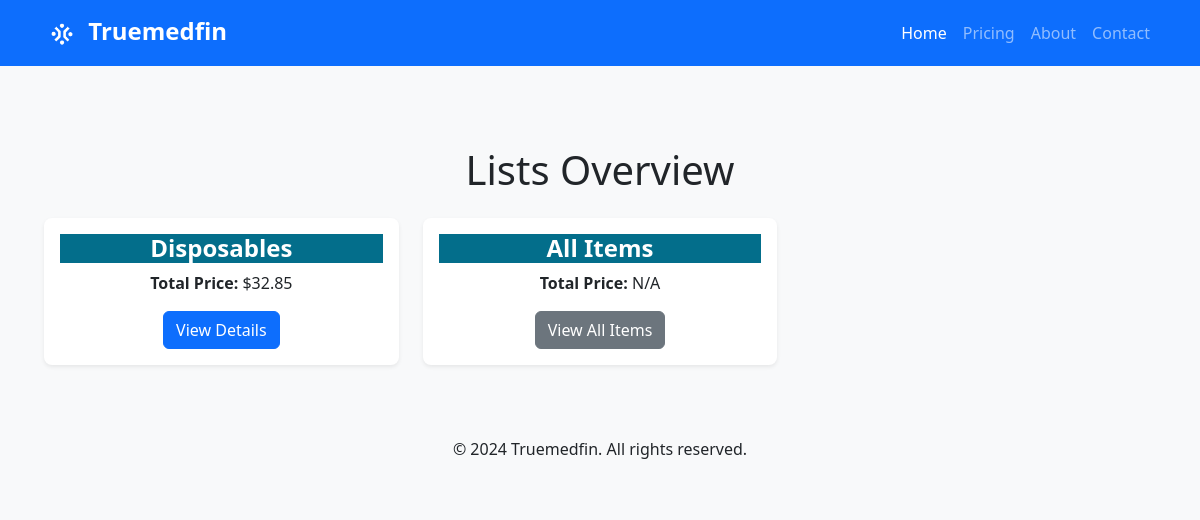
The app's page /pricing/lists, older data.
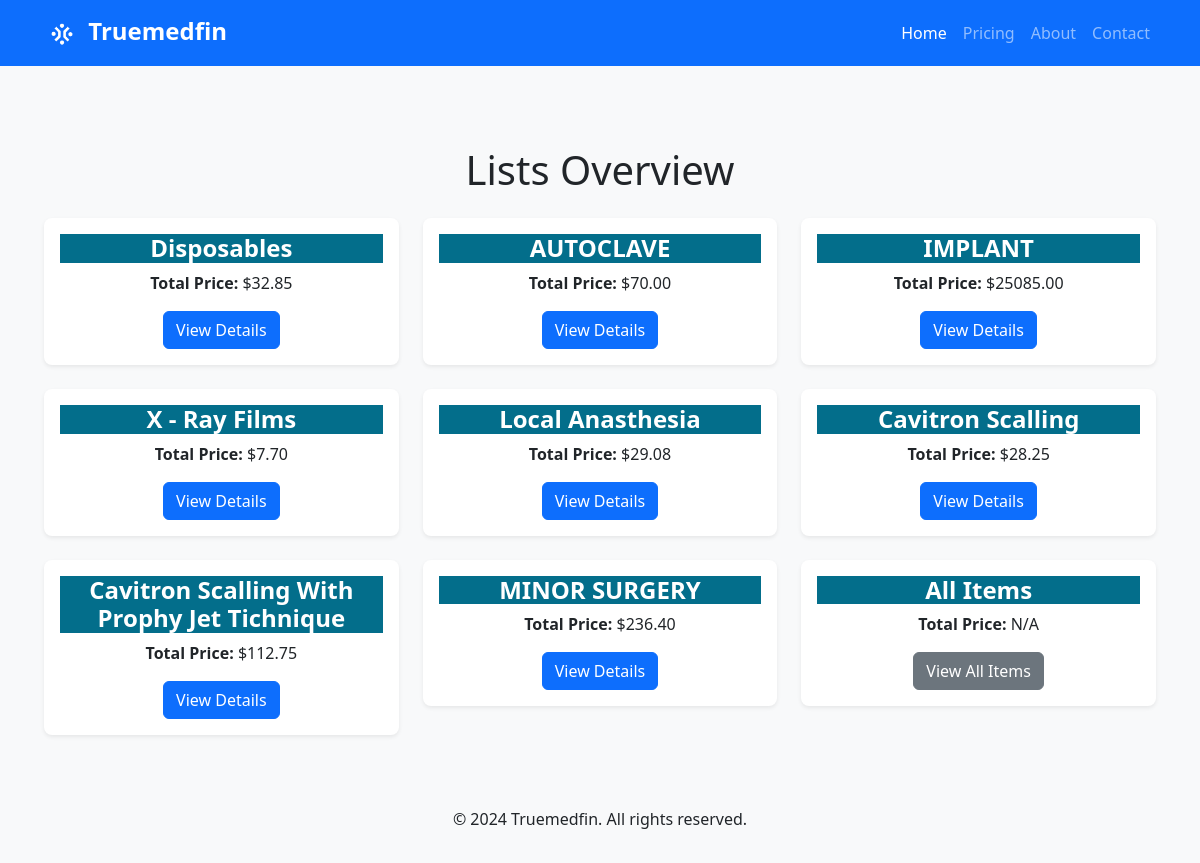
The same page, newer data.
### dashboard/models.py (models this page shows, shortened)
class List(models.Model):
    name = models.CharField(max_length=100)
    items = models.ManyToManyField(Item)
    def list_price(self):
        items = self.items.all()
        return sum(item.price() for item in items)

class Item(models.Model):
    name = models.CharField(max_length=100)
    package = models.IntegerField()
    number_of_pieces = models.IntegerField()
    def price(self):
        if self.number_of_pieces == 0 or self.package == 0:
            return 0
        return self.package / self.number_of_pieces

### dashboard/views.py (the view)
# urls.py: path('lists', ListView.as_view(), name='lists'),
class ListView(ListView):
    model = List
    template_name = 'lists.html'
    context_object_name = 'lists'

### templates/lists.html
{% extends "base.html" %} {% block title %}Lists{% endblock %} {% block content %}
<div class="container mt-5">
    <h1 class="text-center mb-4">Lists Overview</h1>
    <div class="row">
        {% for list in lists %}
        <div class="col-md-4">
            <div class="card shadow-sm mb-4">
                <div class="card-body text-center">
                    <h5 class="card-title">{{ list.name }}</h5>
                    <p class="card-text"><strong>Total Price:</strong> ${{ list.list_price|floatformat:2 }}</p>
                    <a href="{% url 'list_detail' list.id %}" class="btn btn-primary">View Details</a>
                </div>
            </div>
        </div>
        {% endfor %}
        <div class="col-md-4">
            <div class="card shadow-sm mb-4">
                <div class="card-body text-center">
                    <h5 class="card-title">All Items</h5>
                    <p class="card-text"><strong>Total Price:</strong> N/A</p>
                    <a href="{% url 'all_items' %}" class="btn btn-secondary">View All Items</a>
                </div>
            </div>
        </div>
    </div>
</div>
{% endblock %}

### templates/base.html (shortened to what this page needs)
<!DOCTYPE html>
<html lang="en">
<head>
    <link href="https://cdn.jsdelivr.net/npm/bootstrap@5.3.0-alpha1/dist/css/bootstrap.min.css" rel="stylesheet">
</head>
<body>
    {% load static %}
    <nav class="navbar navbar-expand-lg navbar-dark bg-primary">
        <div class="container">
            <a class="navbar-brand" href="/"> <img src="{% static 'images/Logos-09.png' %}" alt="Logo" width="40" height="40" class="d-inline-block align-top"> Truemedfin
            </a>
            <div class="collapse navbar-collapse" id="navbarNav">
                <ul class="navbar-nav ms-auto">
                    <li class="nav-item">
                        <a class="nav-link active" href="/">Home</a>
                    </li>
                    <li class="nav-item">
                        <a class="nav-link" href="{% url 'lists' %}">Pricing</a>
                    </li>
                    <li class="nav-item">
                        <a class="nav-link" href="#">About</a>
                    </li>
                    <li class="nav-item">
                        <a class="nav-link" href="#">Contact</a>
                    </li>
                </ul>
            </div>
        </div>
    </nav>
    <div class="content">
        {% block content %}{% endblock %}
    </div>
    <footer class="text-center py-3 bg-light mt-auto">
        <p>&copy; 2024 Truemedfin. All rights reserved.</p>
    </footer>
</body>
</html>

### templates/base.html (style rules this page uses)
body { background-color: #f8f9fa; }
.navbar-brand { font-size: 1.5rem; font-weight: bold; }
.content { padding: 2rem; }
.card { border: none; border-radius: 0.5rem; box-shadow: 0 0 1rem rgba(0, 0, 0, 0.1); }
.card-title { font-size: 1.5rem; font-weight: bold; background: #036e8b; background-position: 3px 3px; ; color: white; }

Row changes from the older to the newer data that the page shows:
added List: name "AUTOCLAVE", list_price "70.00"
added List: name "IMPLANT", list_price "25085.00"
added List: name "X - Ray Films", list_price "7.70"
added List: name "Local Anasthesia", list_price "29.08"
added List: name "Cavitron Scalling", list_price "28.25"
added List: name "Cavitron Scalling With Prophy Jet Tichnique", list_price "112.75"
added List: name "MINOR SURGERY", list_price "236.40"
